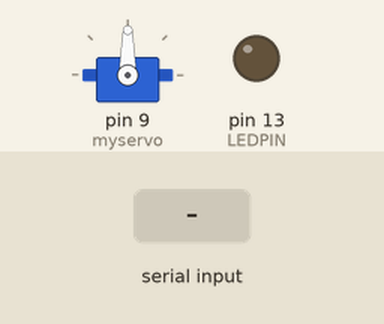
Bench run of a sketch on a simulated Arduino Uno, built with avr-gcc and run on an emulated ATmega328P. On the bench: servo, output pins drawn as LEDs (lit = HIGH). The test bench sets the inputs (shaded band).

Above: at 1.2 s.
1.3 s: "w" received over Serial
At 2.2 s:
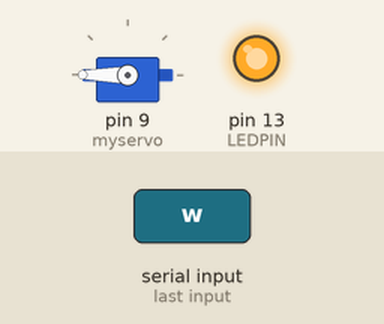
4.3 s: byte 32 (' ') received over Serial
At 5.4 s:
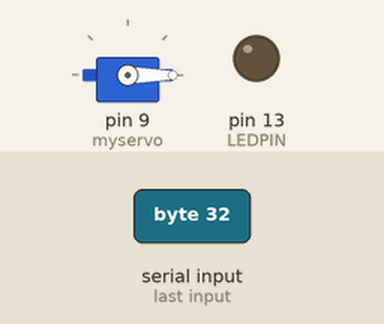
7.2 s: "e" received over Serial
At 10.0 s:
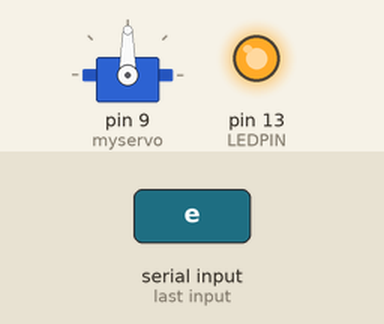
10.2 s: "d" received over Serial
At 12.3 s:
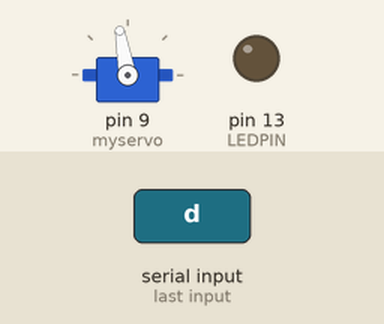
13.2 s: "a" received over Serial
At 14.1 s:
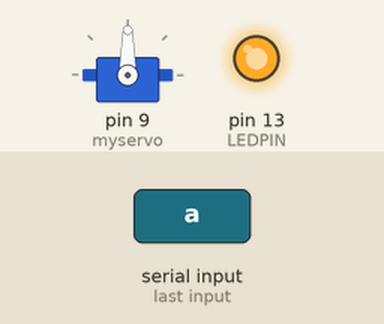
16.2 s: "s" received over Serial
At 16.9 s:
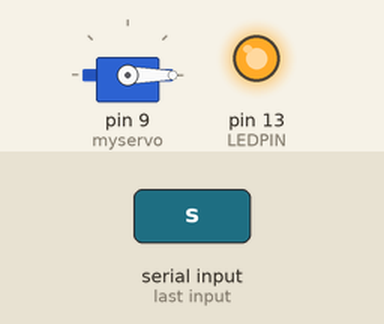
Timing chart, 0 to 20.2 s (numbered marks = the images above; inputs shaded):
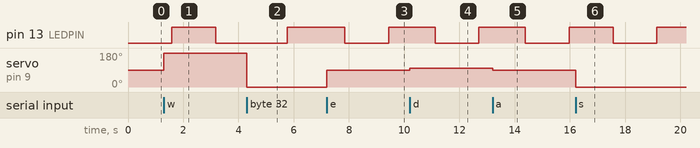

The sketch:

Servo_test_3.ino
```cpp
#include <Servo.h>
#define LEDPIN 13

Servo myservo;  // create servo object to control a servo
// twelve servo objects can be created on most boards

char state='q', new_state;
boolean newData = false, led_state = false;
long led_count = 0;

int pos = 0;    // variable to store the servo position

void setup ( )
{
  myservo.attach ( 9 );  // attaches the servo on pin 9 to the servo object
  Serial.begin(9600);    // Begins serial communications
  pinMode(LEDPIN, OUTPUT);
}

void loop() {
  recvOneChar();
  switch(new_state)
  {
    case  'q' : led_blink();
                break;

    case  'w' : pos = 180;
                myservo.write(pos);
                delay(5);
                new_state = 'q';
                break;

    case  'a' : if(pos - 10 > 0) pos = pos - 10;
                else  pos = 0;
                myservo.write(pos);
                delay(100);
                new_state = 'q';
                break;

    case  's' : pos = 0;
                myservo.write(pos);
                delay(5);
                new_state = 'q';
                break;

    case  'd' : if(pos + 10 < 180) pos = pos + 10;
                else  pos = 180;
                myservo.write(pos);
                delay(100);
                new_state = 'q';
                break;

    case  ' ' : if (pos!=0&&pos!=180) pos = 0;
                else  pos = 180-pos;

                myservo.write(pos);
                delay(1000);
                new_state = 'q';
                break;

    case  'e' : pos = 90;
                myservo.write(pos);
                delay(500);
                new_state = 'q';
                break;

    default   : new_state = 'q';
  }
}

void recvOneChar()
{
 if (Serial.available() > 0)
 {
  new_state = Serial.read();
  newData = true;
 }
}

void led_blink()
{
  if(led_count<100000) led_count = led_count + 1;
  else
  {
    led_count = 0;
    delay(10);
    if(led_state == true)
    {
      led_state = false;
      digitalWrite(LEDPIN,LOW);
    }
    else
    {
      led_state = true;
      digitalWrite(LEDPIN, HIGH);
    }
  }
}
```

Measured:
- after the input at 1.3 s, servo on pin 9 (myservo): 90° → 180° at once
- after the input at 4.3 s, servo on pin 9 (myservo): 180° → 0° at once
- after the input at 7.2 s, servo on pin 9 (myservo): 0° → 90° at once
- after the input at 10.2 s, servo on pin 9 (myservo): 90° → 100° at once
- after the input at 13.2 s, servo on pin 9 (myservo): 100° → 90° at once
- after the input at 16.2 s, servo on pin 9 (myservo): 90° → 0° at once
